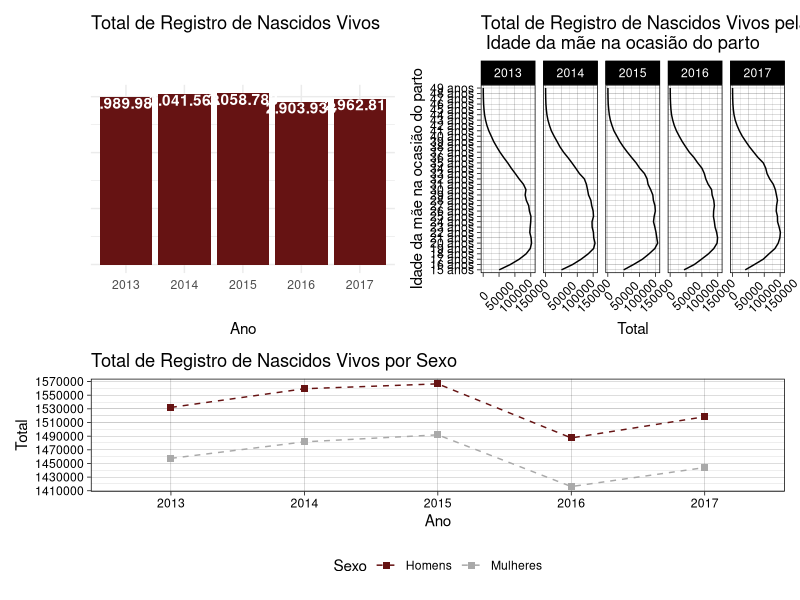

Source code (R):

# Pacotes -----------------------------------------------------------------

library(readxl)
library(dplyr)
library(ggplot2)
library(tidyr)
library(patchwork)
library(scales)

options(scipen = 99999999)

# Import ------------------------------------------------------------------

data <- read_excel("Registro Civil.xlsx", skip = 2)

# Graficos ----------------------------------------------------------------

rnv_total <- 
  data %>%  
  .[1, 2:6] %>%
  gather(Ano, Total) %>% 
  mutate(Total = as.numeric(Total)) %>% 
  ggplot(aes(Ano, Total)) +
  geom_bar(fill = "#661313", stat = 'identity') +
  geom_text(aes(label = comma(Total, big.mark = ".", decimal.mark = ",")), 
            nudge_y = -99000, col = "white", fontface = "bold") +
  theme_minimal() +
  theme(axis.text.y = element_blank()) +
  labs(title = "Total de Registro de Nascidos Vivos", y = "")

rnv_sexo <-
  data %>% 
  .[3:4, ] %>% 
  rename("Sexo" = `Registros de nascidos vivos`) %>%
  gather(Ano, Total, -Sexo) %>% 
  mutate(Total = as.numeric(Total)) %>% 
  ggplot(aes(x = Ano, y = Total, color = Sexo)) +
  geom_point(shape = 15, size = 2) +
  geom_line(aes(group = Sexo), linetype = "dashed", size = 0.5) +
  scale_color_manual(values = c("#661313", "darkgray")) +
  scale_y_continuous(breaks = seq(1410000, 1570000, 20000)) +
  theme_linedraw() +
  theme(legend.position = "bottom") +
  ggtitle("Total de Registro de Nascidos Vivos por Sexo")

rnv_idade_mae <-
  data %>% 
  .[c(7:50), ] %>% 
  .[-(c(7,8,14,20,26,32,38,44,50)-6), ] %>% 
  gather(Ano, Total, -`Registros de nascidos vivos`) %>% 
  mutate(Total = as.numeric(Total)) %>% 
  ggplot(aes(x = `Registros de nascidos vivos`, y = Total)) +
  geom_line(aes(group = Ano)) +
  facet_grid(~ Ano, switch = 'y') +
  theme_linedraw() +
  coord_flip() +
  theme(axis.text.x = element_text(angle = 45, vjust = 0.6)) +
  labs(x = "Idade da mãe na ocasião do parto", 
       title = "Total de Registro de Nascidos Vivos pela \n Idade da mãe na ocasião do parto")

painel <- rnv_total + rnv_idade_mae - rnv_sexo + plot_layout(ncol = 1, heights = c(2.5, 1.5))

ggsave("painel_registro_civil.png", painel, width=13, height=10, scale=1, dpi="retina")


# data %>% 
#   .[c(7:50), ] %>% 
#   .[-(c(7,8,14,20,26,32,38,44,50)-6), ] %>% 
#   mutate(classes_idade = c(as.character(rep("15 a 20 anos", nrow(.)-6)) %>% 




# data %>% 
#   .[c(7,8,14,20,26,32,38,44,50), ] %>% 
#   rename("idade_mae" = `Registros de nascidos vivos`) %>%
#   gather(Ano, Total, -idade_mae) %>% 
#   mutate(Total = as.numeric(Total)) %>% 
#   ggplot(aes(x = Ano, y = Total)) +
#   geom_line(aes(group = idade_mae, col = idade_mae))
  
  
  


# data %>% 
#   .[c(7,8,14,20,26,32,38,44,50), ] %>% 
#   gather(Ano, Total, -`Registros de nascidos vivos`) %>% 
#   mutate(Total = as.numeric(Total)) %>% 
#   ggplot(aes(x = `Registros de nascidos vivos`, y = Total)) +
#   geom_line(aes(group = Ano)) +
#   scale_y_continuous(breaks = seq(0, 750000, 250000)) +
#   facet_grid(~ Ano) +
#   theme_linedraw() +
#   coord_flip() +
#   labs(x = "Idade da mãe na ocasião do parto",
#        title = "Idade da mãe na ocasião do parto por Ano")



# base_mod <- data %>% .[53:104, ]
#   
# base_mod %>% 
#   mutate(ano_registro = c(as.character(2016:2011), rep("2010 ou menos", nrow(.)-6))) %>% 
#   mutate_at(2:6, ~ ifelse(.x == "...", 0, .x) %>% as.numeric()) %>% 
#   group_by(ano_registro) %>%
#   summarise(
#     "2013" = sum(`2013`, na.rm = T),
#     "2014" = sum(`2014`, na.rm = T),
#     "2015" = sum(`2015`, na.rm = T),
#     "2016" = sum(`2016`, na.rm = T),
#     "2017" = sum(`2017`, na.rm = T)
#   ) %>% 
#   gather(Ano, Total, -ano_registro) %>%
#   # mutate(Total = as.numeric(Total)) %>%
#   ggplot(aes(x = ano_registro, y = Total)) +
#   facet_grid(~ Ano) +
#   geom_col() +
#   # geom_text(aes(label = Total)) +
#   coord_flip()
